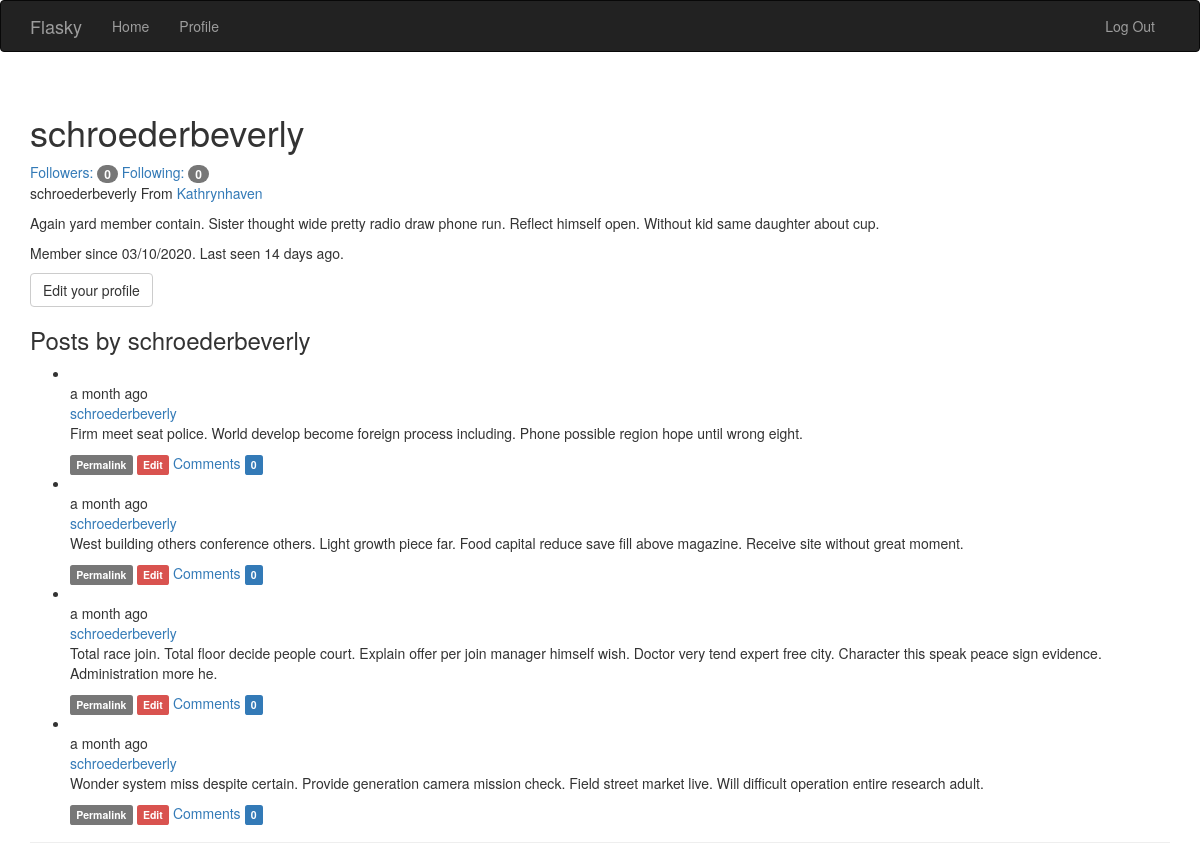
Page /user/schroederbeverly (signed in) on the committed database.
### app/models.py (models this page shows, shortened)
class User(UserMixin, db.Model):
    __tablename__ = 'users'
    id = db.Column(db.Integer, primary_key=True)
    email = db.Column(db.String(64), unique=True, index=True)
    password_hash = db.Column(db.String(128))
    username = db.Column(db.String(64), unique=True, index=True)
    role_id = db.Column(db.Integer, db.ForeignKey('roles.id'))
    confirmed = db.Column(db.Boolean, default=False)
    name = db.Column(db.String(64))
    location = db.Column(db.String(64))
    about_me = db.Column(db.Text())
    member_since = db.Column(db.DateTime(), default=datetime.utcnow)
    last_seen = db.Column(db.DateTime(), default=datetime.utcnow)
    posts = db.relationship('Post', backref='author', lazy='dynamic')
    followed = db.relationship('Follow', foreign_keys=[Follow.follower_id],
                               backref=db.backref('follower', lazy='joined'),
                               lazy='dynamic', cascade='all, delete-orphan')
    followers = db.relationship('Follow', foreign_keys=[Follow.followed_id],
                                backref=db.backref('followed', lazy='joined'),
                                lazy='dynamic', cascade='all, delete-orphan')
    comments = db.relationship('Comment', backref='author', lazy='dynamic')
    @property
    def password(self):
        raise AttributeError('Password is not a readable attribute!')
    def can(self, perm):
        return self.role is not None and self.role.has_permission(perm)
    def is_administrator(self):
        return self.can(Permission.ADMIN)
    def ping(self):
        self.last_seen = datetime.utcnow()
        db.session.add(self)
        db.session.commit()

class Post(db.Model):
    __tablename__ = 'post'
    id = db.Column(db.Integer, primary_key=True)
    body = db.Column(db.Text)
    body_html = db.Column(db.Text)
    timestamp = db.Column(db.DateTime, index=True, default=datetime.utcnow)
    author_id = db.Column(db.Integer, db.ForeignKey('users.id'))
    comments = db.relationship('Comment', backref='post', lazy='dynamic')

### app/main/views.py (the view)
@main.route('/user/<username>')
def user(username):
    user = User.query.filter_by(username=username).first_or_404()
    posts = user.posts.order_by(Post.timestamp.desc()).all()
    return render_template('user.html', user=user, posts=posts)

### app/auth/views.py (called while the page is built)
@auth.before_app_request
def before_request():
    if current_user.is_authenticated:
        current_user.ping()
        if not current_user.confirmed \
                and request.blueprint != 'auth' \
                and request.endpoint != 'static':
            return redirect(url_for('auth.unconfirmed'))

### app/main/__init__.py (called while the page is built)
@main.app_context_processor
def inject_permission():
    return dict(Permission=Permission)

### app/models.py (called while the page is built)
@login_manager.user_loader
def load_user(user_id):
    return User.query.get(int(user_id))

    def has_permission(self, perm):
        return self.permission & perm == perm

### app/templates/user.html (shortened to what this page needs)
{% extends 'base.html' %}
{% block page_content %}
<div class="page-header">
    <h1>{{ user.username }}</h1>
    <a href="{{ url_for('.followers', username=user.username) }}">Followers:
        <span class="badge">{{ user.followers.count() - 1}}</span>
    </a>
    <a href="{{ url_for('.followed_by', username=user.username) }}">Following:
        <span class="badge">{{ user.followed.count() - 1}}</span>
    </a>
    <p>
        {% if user.name %}{{ user.username }}{% endif %}
        {% if user.location %}
            From <a href="http://maps.google.com/?q={{ user.location }}">
                {{ user.location }}
            </a>
        {% endif %}
    </p>
    {% if user.about_me %}<p>{{ user.about_me }}</p>{% endif %}
    <p>
        Member since {{ moment(user.member_since).format('L') }}.
        Last seen {{ moment(user.last_seen).fromNow() }}.
    </p>
    {% if user == current_user %}
    <a class="btn btn-default" href="{{ url_for('main.edit_profile') }}">Edit your profile</a>
    {% endif %}
    <h3>Posts by {{ user.username }}</h3>
    {% include '_posts.html' %}
</div>
{% endblock %}

### app/templates/_posts.html (shortened to what this page needs)
<ul class="posts">
    {% for post in posts %}
    <li class="post">
        <div class="profile-thumbnail">
        </div>
        <div class="post-date">{{ moment(post.timestamp).fromNow() }}</div>
        <div class="post-author">
            <a href="{{ url_for('.user', username=post.author.username) }}">
                {{ post.author.username }}
            </a>
        </div>
        <div class="post-content">
            <div class="post-body">
            {% if post.body_html %}
                {{ post.body_html | safe }}
            {% else %}
                {{ post.body }}
            {% endif %}
            </div>
            <div class="post-footer">
                <a href="{{ url_for('.post', id=post.id) }}"><span class="label label-default">Permalink</span></a>
                {% if current_user == post.author %}
                <a href="{{ url_for('.edit', id=post.id) }}"><span class="label label-danger">Edit</span></a>
                {% elif current_user.is_administrator() %}
                <a href="{{ url_for('.edit', id=post.id) }}"><span class="label label-danger">Edit [Admin]</span></a>
                {% endif %}
                <a href="{{ url_for('.post', id=post.id) }}#comments">Comments
                    <span class="label label-primary">{{ post.comments.count() }}</span>
                </a>
            </div>
        </div>
    </li>
    {% endfor %}
</ul>

### rows in the picture
User: username "schroederbeverly", location "Kathrynhaven", about_me "Again yard member contain. Sister thought wide pretty radio draw phone run. Reflect himself open. Without kid same daughter about cup.", member_since "03/10/2020", last_seen "14 days ago"
Post: timestamp "a month ago", author.username "schroederbeverly", body_html "Firm meet seat police. World develop become foreign process including. Phone possible region hope until wrong eight.", comments.count "0"
Post: timestamp "a month ago", author.username "schroederbeverly", body_html "West building others conference others. Light growth piece far. Food capital reduce save fill above magazine. Receive site without great moment.", comments.count "0"
Post: timestamp "a month ago", author.username "schroederbeverly", body_html "Total race join. Total floor decide people court. Explain offer per join manager himself wish. Doctor very tend expert free city. Character this speak peace sign evidence. Administration more he.", comments.count "0"
Post: timestamp "a month ago", author.username "schroederbeverly", body_html "Wonder system miss despite certain. Provide generation camera mission check. Field street market live. Will difficult operation entire research adult.", comments.count "0"

### other values in the picture
{{ user.followers.count() - 1 }} "0"
{{ user.followed.count() - 1 }} "0"
